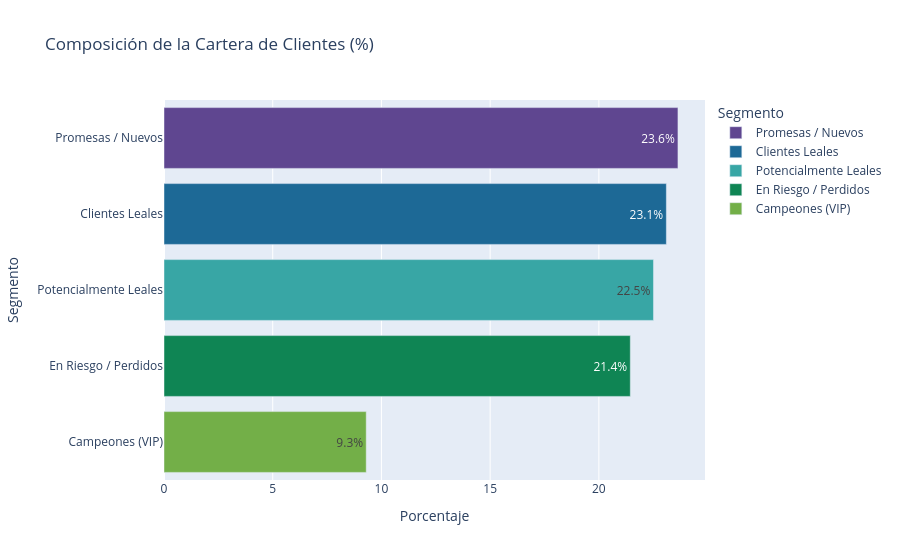

The cell this chart's notebook holds for it:
### Code cell
df_plot = df_rfm['Segmento'].value_counts(normalize=True).reset_index()
df_plot.columns = ['Segmento', 'Porcentaje']
df_plot['Porcentaje'] *= 100

fig = px.bar(df_plot, x='Porcentaje', y='Segmento', orientation='h',
             text=df_plot['Porcentaje'].apply(lambda x: f'{x:.1f}%'),
             title='Composición de la Cartera de Clientes (%)',
             color='Segmento', color_discrete_sequence=px.colors.qualitative.Prism)
fig.show()

### Figure 1 — Plotly figure (JSON) as saved in the notebook; plotly's stock layout.template omitted (floating-point values rounded to 4 significant figures)
{"data": [{"hovertemplate": "Segmento=%{y}<br>Porcentaje=%{x}<br>text=%{text}<extra></extra>", "legendgroup": "Promesas / Nuevos", "marker": {"color": "rgb(95, 70, 144)", "pattern": {"shape": ""}}, "name": "Promesas / Nuevos", "orientation": "h", "showlegend": true, "text": ["23.6%"], "textposition": "auto", "type": "bar", "x": [23.64], "xaxis": "x", "y": ["Promesas / Nuevos"], "yaxis": "y"}, {"hovertemplate": "Segmento=%{y}<br>Porcentaje=%{x}<br>text=%{text}<extra></extra>", "legendgroup": "Clientes Leales", "marker": {"color": "rgb(29, 105, 150)", "pattern": {"shape": ""}}, "name": "Clientes Leales", "orientation": "h", "showlegend": true, "text": ["23.1%"], "textposition": "auto", "type": "bar", "x": [23.1], "xaxis": "x", "y": ["Clientes Leales"], "yaxis": "y"}, {"hovertemplate": "Segmento=%{y}<br>Porcentaje=%{x}<br>text=%{text}<extra></extra>", "legendgroup": "Potencialmente Leales", "marker": {"color": "rgb(56, 166, 165)", "pattern": {"shape": ""}}, "name": "Potencialmente Leales", "orientation": "h", "showlegend": true, "text": ["22.5%"], "textposition": "auto", "type": "bar", "x": [22.51], "xaxis": "x", "y": ["Potencialmente Leales"], "yaxis": "y"}, {"hovertemplate": "Segmento=%{y}<br>Porcentaje=%{x}<br>text=%{text}<extra></extra>", "legendgroup": "En Riesgo / Perdidos", "marker": {"color": "rgb(15, 133, 84)", "pattern": {"shape": ""}}, "name": "En Riesgo / Perdidos", "orientation": "h", "showlegend": true, "text": ["21.4%"], "textposition": "auto", "type": "bar", "x": [21.45], "xaxis": "x", "y": ["En Riesgo / Perdidos"], "yaxis": "y"}, {"hovertemplate": "Segmento=%{y}<br>Porcentaje=%{x}<br>text=%{text}<extra></extra>", "legendgroup": "Campeones (VIP)", "marker": {"color": "rgb(115, 175, 72)", "pattern": {"shape": ""}}, "name": "Campeones (VIP)", "orientation": "h", "showlegend": true, "text": ["9.3%"], "textposition": "auto", "type": "bar", "x": [9.301], "xaxis": "x", "y": ["Campeones (VIP)"], "yaxis": "y"}], "layout": {"barmode": "relative", "legend": {"title": {"text": "Segmento"}, "tracegroupgap": 0}, "title": {"text": "Composición de la Cartera de Clientes (%)"}, "xaxis": {"anchor": "y", "domain": [0, 1], "title": {"text": "Porcentaje"}}, "yaxis": {"anchor": "x", "categoryarray": ["Campeones (VIP)", "En Riesgo / Perdidos", "Potencialmente Leales", "Clientes Leales", "Promesas / Nuevos"], "categoryorder": "array", "domain": [0, 1], "title": {"text": "Segmento"}}}}
